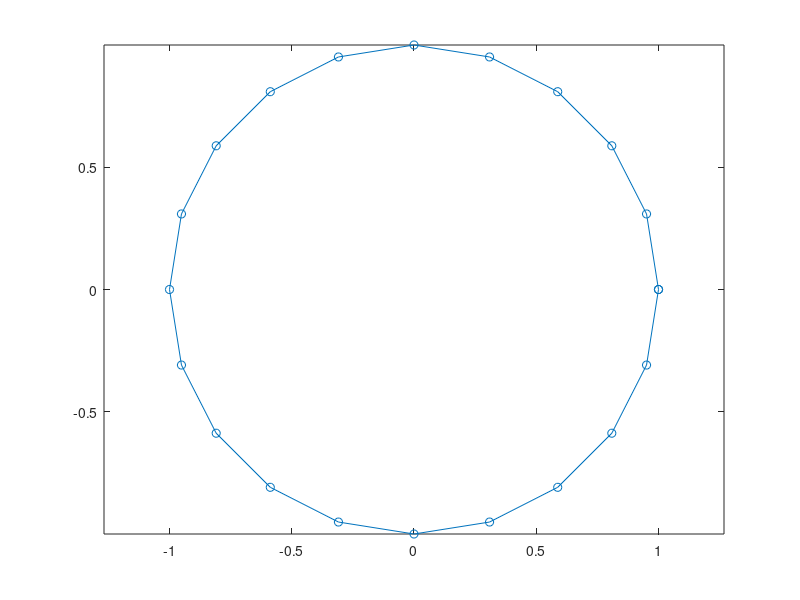

Write MATLAB code to recreate this figure.
function sample_two
%SAMPLE_TWO Summary of this function goes here
%   Detailed explanation goes here

% It is a sample function two. :)

disp('We are here in sample function two!!!');
t = 0:pi/10:2*pi;
plot(exp(i*t),'-o');
axis equal;


end

